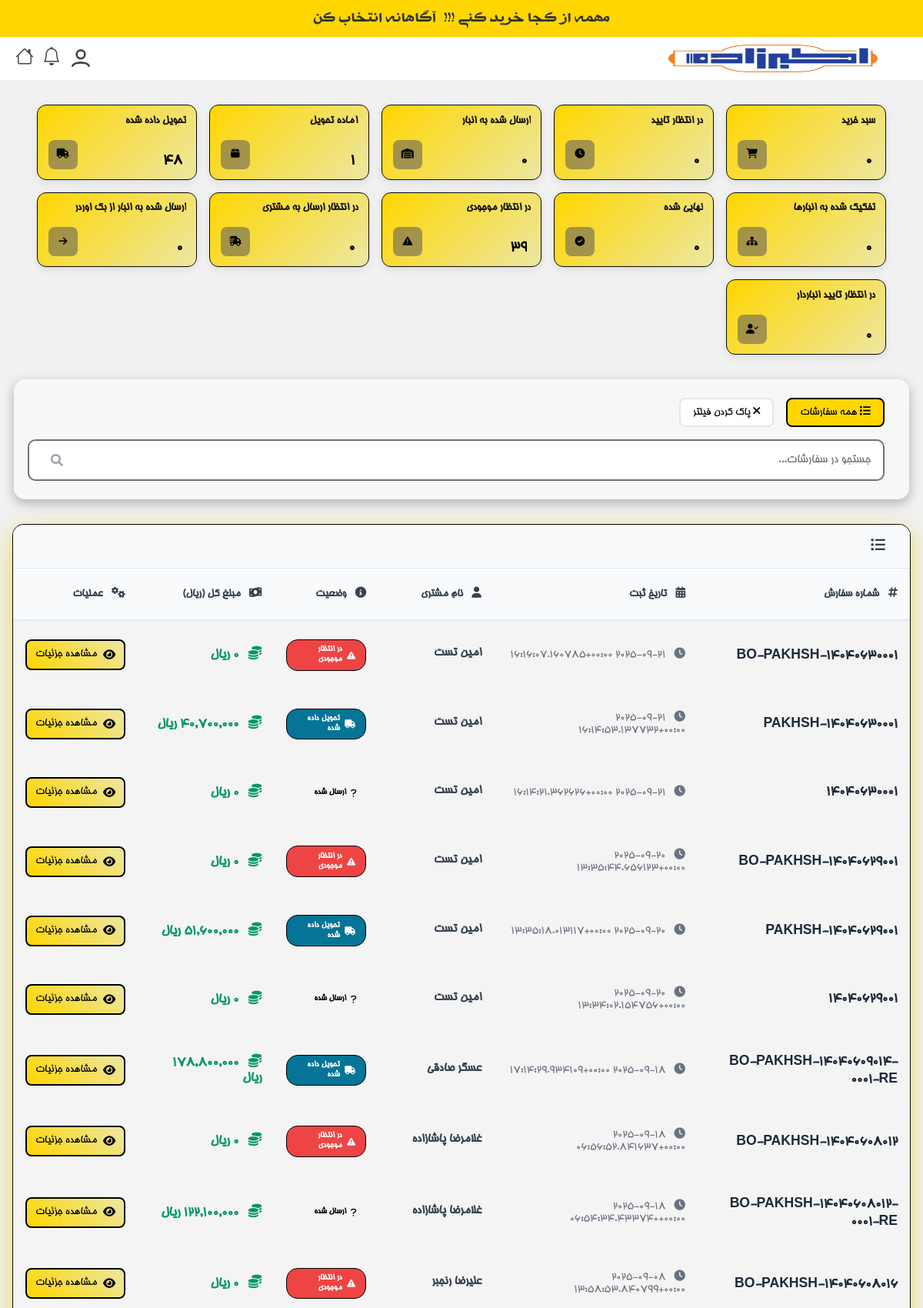
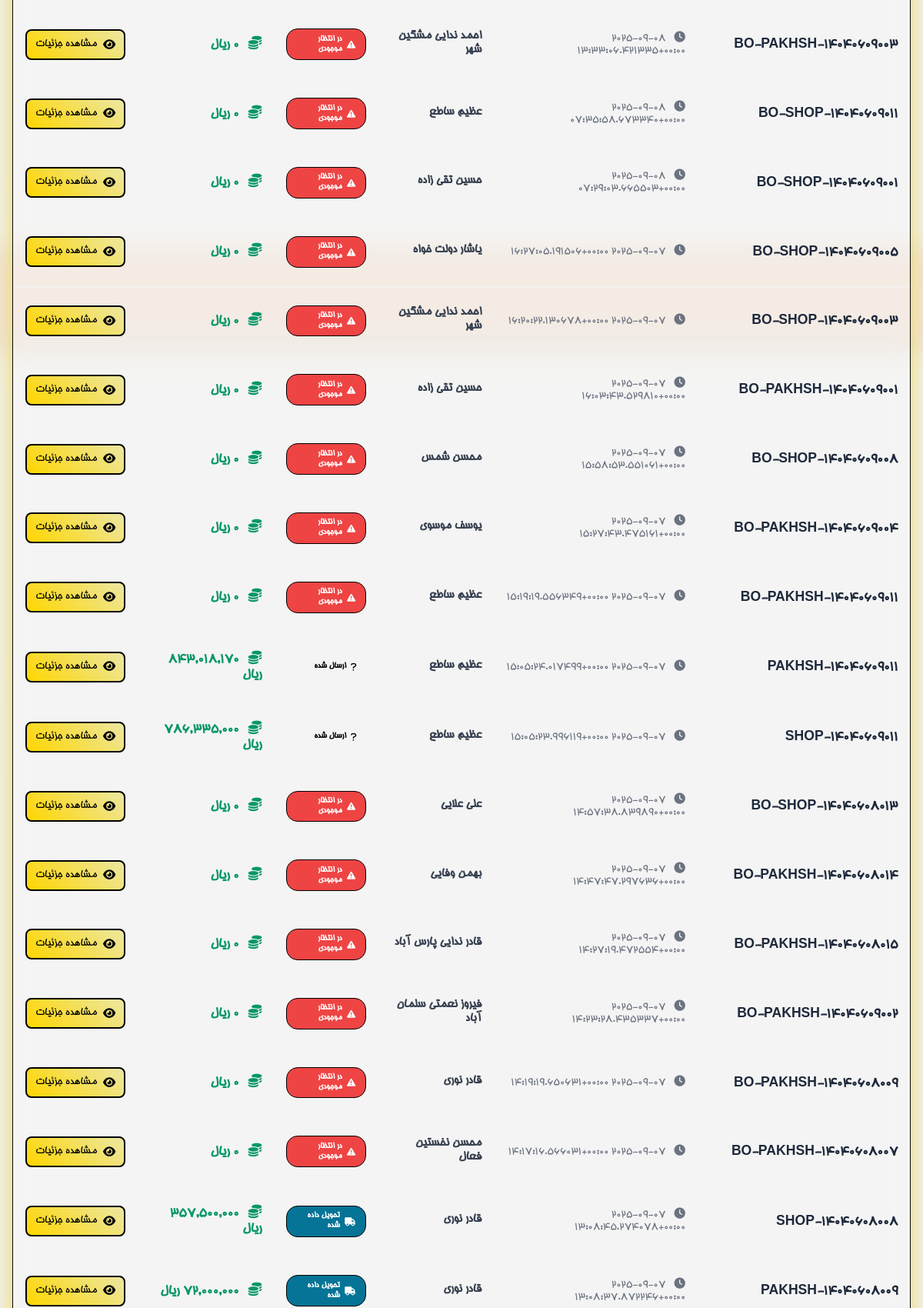
/order/ (signed in, upper part), run on the app's committed database (2 pictures, top to bottom).
### products/models.py (models this page shows, shortened)
class Order(models.Model):
    STATUS_CHOICES = [
        ('cart', 'سبد خرید'),
        ('pending', 'در انتظار تأیید'),
        ('warehouse', 'ارسال شده به انبار'),
        ('ready', 'آماده تحویل'),
        ('delivered', 'تحویل داده شده'),
        ('parent', 'تفکیک شده به انبارها'),
        ('completed', 'نهایی شده'),
        ('backorder', 'در انتظار موجودی'),
        ('waiting_for_customer_shipment', 'در انتظار ارسال به مشتری'),
        ('sent_to_warehouse', ' ارسال شده به انبار از بک اوردر'),
        ('waiting_for_warehouse_confirmation', 'در انتظار تایید انباردار'),
        ('shipped', 'ارسال شده'),
    ]
    order_number = models.CharField(
        max_length=100,
        unique=True,
        verbose_name="شماره درخواست",
        blank=True,
        null=True
    )
    document_number = models.CharField(
        max_length=100,
        blank=True,
        null=True,
        verbose_name="شماره سند"
    )
    package_count = models.PositiveIntegerField(
        default=0,
        null=True,
        blank=True,
        verbose_name="تعداد بسته"
    )
    courier = models.ForeignKey(
        'Courier',
        on_delete=models.SET_NULL,
        null=True,
        blank=True,
        verbose_name="پیک"
    )
    courier_name = models.CharField(
        max_length=100,
        blank=True,
        null=True,
        verbose_name="نام پیک (منسوخ شده)"
    )
    visitor_name = models.CharField(max_length=100, verbose_name="نام ویزیتور")
    customer = models.ForeignKey(
        Customer,
        on_delete=models.PROTECT,   # پیشنهاد امنیتی: سفارش بدون مشتری باقی نماند
        verbose_name="مشتری"
    )
    created_at = models.DateTimeField(auto_now_add=True, verbose_name="تاریخ ثبت")
    updated_at = models.DateTimeField(auto_now=True, verbose_name="تاریخ به‌روزرسانی")
    payment_term = models.CharField(
        max_length=10,
        choices=Product.PAYMENT_TERMS_CHOICES,
        verbose_name="شرایط تسویه"
    )
    status = models.CharField(
        max_length=100,
        choices=STATUS_CHOICES,
        default='pending',
        verbose_name="وضعیت سفارش"
    )
    parent = models.ForeignKey(
        'self',
        on_delete=models.SET_NULL,
        null=True,
        blank=True,
        related_name='children',
        verbose_name="سفارش مادر (قدیمی)"
    )
    is_sub_order = models.BooleanField(default=False, verbose_name="آیا زیرسفارش است؟ (قدیمی)")
    parent_order = models.ForeignKey(
        'self',
        on_delete=models.SET_NULL,
        null=True,
        blank=True,
        related_name='sub_orders',
        verbose_name="سفارش والد (جدید)"
    )
    warehouse = models.ForeignKey(
        'Warehouse',
        null=True,
        blank=True,
        on_delete=models.SET_NULL,
        related_name='orders',
        verbose_name="انبار"
    )
    total_price = models.DecimalField(
        max_digits=100,
        decimal_places=0,
        default=0,
        verbose_name="جمع کل سفارش"
    )
    class Meta:
        constraints = [
            models.UniqueConstraint(
                fields=['document_number'],
                name='unique_document_number',
                condition=models.Q(document_number__isnull=False) & ~models.Q(document_number='')
            )
        ]

class Customer(models.Model):
    first_name = models.CharField(max_length=100, verbose_name="نام")
    last_name = models.CharField(max_length=100, verbose_name="نام خانوادگی")
    store_name = models.CharField(max_length=255, blank=True, null=True, verbose_name="نام فروشگاه")
    phone = models.CharField(max_length=20, blank=True, null=True, verbose_name="تلفن ثابت")
    mobile = models.CharField(
        max_length=20,
        unique=True,
        verbose_name="شماره موبایل",
        error_messages={
            'unique': 'مشتری دیگری با این شماره همراه قبلاً ثبت شده است.'
        }
    )
    province = models.ForeignKey(Province, on_delete=models.CASCADE, verbose_name="استان")
    county = models.ForeignKey(County, on_delete=models.CASCADE, verbose_name="شهرستان")
    address = models.TextField(blank=True, null=True, verbose_name="آدرس")
    created_by = models.ForeignKey(
        User, on_delete=models.SET_NULL, null=True, related_name='created_customers', verbose_name="ایجاد شده توسط"
    )
    user = models.OneToOneField(
        User, on_delete=models.SET_NULL, null=True, blank=True, related_name='customer_profile', verbose_name="کاربر مرتبط"
    )
    created_at = models.DateTimeField(auto_now_add=True, verbose_name="تاریخ ایجاد")
    class Meta:
        verbose_name = "مشتری"
        verbose_name_plural = "مشتریان"

### products/views.py (the view)
# urls.py: path('order/', views.order_list_view, name='order'),  # صفحه لیست سفارش‌ها
@login_required
def order_list_view(request):
    is_manager = request.user.groups.filter(name='مدیر').exists()
    if is_manager:
        orders = Order.objects.all().order_by('-created_at')
    else:
        orders = Order.objects.filter(visitor_name=request.user.username).order_by('-created_at')
    for order in orders:
        if order.status in ['pending', 'warehouse', 'parent']:
            order.total_price = sum(item.price * (item.requested_quantity or 0) for item in order.items.all())
        else:
            order.total_price = sum(item.price * (item.allocated_quantity or 0) for item in order.items.all())
    context = {
        'orders': orders,
        'is_manager': is_manager,
    }
    return render(request, 'products/order_list.html', context)

### products/templates/products/order_list.html (shortened to what this page needs)
{% extends 'products/base.html' %}
{% load static %}
{% load humanize %}
{% load custom_filters %}
{% block extra_css %}
<link href="https://cdnjs.cloudflare.com/ajax/libs/font-awesome/6.0.0/css/all.min.css" rel="stylesheet">
{% endblock %}
{% block content %}
    <div class="stats-section">
        <div class="stat-card stat-cart" data-status="cart">
            <div class="stat-content">
                <div class="stat-info">
                    <h3>سبد خرید</h3>
                    <p id="cart-count">0</p>
                </div>
                <div class="stat-icon">
                    <i class="fas fa-shopping-cart"></i>
                </div>
            </div>
        </div>
        <div class="stat-card stat-pending" data-status="pending">
            <div class="stat-content">
                <div class="stat-info">
                    <h3>در انتظار تأیید</h3>
                    <p id="pending-count">0</p>
                </div>
                <div class="stat-icon">
                    <i class="fas fa-clock"></i>
                </div>
            </div>
        </div>
        <div class="stat-card stat-warehouse" data-status="warehouse">
            <div class="stat-content">
                <div class="stat-info">
                    <h3>ارسال شده به انبار</h3>
                    <p id="warehouse-count">0</p>
                </div>
                <div class="stat-icon">
                    <i class="fas fa-warehouse"></i>
                </div>
            </div>
        </div>
        <div class="stat-card stat-ready" data-status="ready">
            <div class="stat-content">
                <div class="stat-info">
                    <h3>آماده تحویل</h3>
                    <p id="ready-count">0</p>
                </div>
                <div class="stat-icon">
                    <i class="fas fa-box"></i>
                </div>
            </div>
        </div>
        <div class="stat-card stat-delivered" data-status="delivered">
            <div class="stat-content">
                <div class="stat-info">
                    <h3>تحویل داده شده</h3>
                    <p id="delivered-count">0</p>
                </div>
                <div class="stat-icon">
                    <i class="fas fa-truck"></i>
                </div>
            </div>
        </div>
        <div class="stat-card stat-parent" data-status="parent">
            <div class="stat-content">
                <div class="stat-info">
                    <h3>تفکیک شده به انبارها</h3>
                    <p id="parent-count">0</p>
                </div>
                <div class="stat-icon">
                    <i class="fas fa-sitemap"></i>
                </div>
            </div>
        </div>
        <div class="stat-card stat-completed" data-status="completed">
            <div class="stat-content">
                <div class="stat-info">
                    <h3>نهایی شده</h3>
                    <p id="completed-count">0</p>
                </div>
                <div class="stat-icon">
                    <i class="fas fa-check-circle"></i>
                </div>
            </div>
        </div>
        <div class="stat-card stat-backorder" data-status="backorder">
            <div class="stat-content">
                <div class="stat-info">
                    <h3>در انتظار موجودی</h3>
                    <p id="backorder-count">0</p>
                </div>
                <div class="stat-icon">
                    <i class="fas fa-exclamation-triangle"></i>
                </div>
            </div>
        </div>
        <div class="stat-card stat-waiting_for_customer_shipment" data-status="waiting_for_customer_shipment">
            <div class="stat-content">
                <div class="stat-info">
                    <h3>در انتظار ارسال به مشتری</h3>
                    <p id="waiting_for_customer_shipment-count">0</p>
                </div>
                <div class="stat-icon">
                    <i class="fas fa-shipping-fast"></i>
                </div>
            </div>
        </div>
        <div class="stat-card stat-sent_to_warehouse" data-status="sent_to_warehouse">
            <div class="stat-content">
                <div class="stat-info">
                    <h3>ارسال شده به انبار از بک اوردر</h3>
                    <p id="sent_to_warehouse-count">0</p>
                </div>
                <div class="stat-icon">
                    <i class="fas fa-arrow-right"></i>
                </div>
            </div>
        </div>
        <div class="stat-card stat-waiting_for_warehouse_confirmation" data-status="waiting_for_warehouse_confirmation">
            <div class="stat-content">
                <div class="stat-info">
                    <h3>در انتظار تایید انباردار</h3>
                    <p id="waiting_for_warehouse_confirmation-count">0</p>
                </div>
                <div class="stat-icon">
                    <i class="fas fa-user-check"></i>
                </div>
            </div>
        </div>
    </div>
    <div class="search-section">
        <div class="filter-controls">
            <button class="filter-btn active" data-filter="all">
                <i class="fas fa-list"></i>
                همه سفارشات
            </button>
            <button class="filter-btn" id="clear-filter">
                <i class="fas fa-times"></i>
                پاک کردن فیلتر
            </button>
        </div>
        <div style="position: relative;">
            <input type="text" class="search-input" placeholder="جستجو در سفارشات..." id="searchInput">
            <i class="fas fa-search" style="position: absolute; left: 1rem; top: 50%; transform: translateY(-50%); color: #9ca3af;"></i>
        </div>
    </div>
    <div class="table-container">
        <div class="table-header">
            <h3 style="margin: 0; font-size: 1.2rem; font-weight: 600; color: #374151;">
                <i class="fas fa-list-ul" style="margin-left: 0.5rem;"></i>
            </h3>
        </div>
        <div class="table-responsive">
            <table class="modern-table">
                <thead>
                    <tr>
                        <th>
                            <i class="fas fa-hashtag" style="margin-left: 0.5rem;"></i>
                            شماره سفارش
                        </th>
                        <th>
                            <i class="fas fa-calendar-alt" style="margin-left: 0.5rem;"></i>
                            تاریخ ثبت
                        </th>
                        <th>
                            <i class="fas fa-user" style="margin-left: 0.5rem;"></i>
                            نام مشتری
                        </th>
                        <th>
                            <i class="fas fa-info-circle" style="margin-left: 0.5rem;"></i>
                            وضعیت
                        </th>
                        <th>
                            <i class="fas fa-money-bill-wave" style="margin-left: 0.5rem;"></i>
                            مبلغ کل (ریال)
                        </th>
                        <th>
                            <i class="fas fa-cogs" style="margin-left: 0.5rem;"></i>
                            عملیات
                        </th>
                    </tr>
                </thead>
                <tbody>
                    {% for order in orders %}
                    <tr data-status="{{ order.status }}">
                        <td>
                            <div class="order-number">
                                {{ order.order_number|default:order.id }}
                            </div>
                        </td>
                        <td>
                            <div class="date-time">
                                <i class="fas fa-clock" style="margin-left: 0.5rem;"></i>
                                {{ order.created_at|jformat:"%H:%M - %Y/%m/%d" }}
                            </div>
                        </td>
                        <td>
                            <div class="customer-name">
                                {{ order.customer.first_name }} {{ order.customer.last_name }}
                            </div>
                        </td>
                        <td>
                            <span class="status-badge status-{{ order.status }}">
                                {% if order.status == 'cart' %}
                                    <i class="fas fa-shopping-cart"></i>
                                {% elif order.status == 'pending' %}
                                    <i class="fas fa-clock"></i>
                                {% elif order.status == 'warehouse' %}
                                    <i class="fas fa-warehouse"></i>
                                {% elif order.status == 'ready' %}
                                    <i class="fas fa-box"></i>
                                {% elif order.status == 'delivered' %}
                                    <i class="fas fa-truck"></i>
                                {% elif order.status == 'parent' %}
                                    <i class="fas fa-sitemap"></i>
                                {% elif order.status == 'completed' %}
                                    <i class="fas fa-check-circle"></i>
                                {% elif order.status == 'backorder' %}
                                    <i class="fas fa-exclamation-triangle"></i>
                                {% elif order.status == 'waiting_for_customer_shipment' %}
                                    <i class="fas fa-shipping-fast"></i>
                                {% elif order.status == 'sent_to_warehouse' %}
                                    <i class="fas fa-arrow-right"></i>
                                {% elif order.status == 'waiting_for_warehouse_confirmation' %}
                                    <i class="fas fa-user-check"></i>
                                {% else %}
                                    <i class="fas fa-question"></i>
                                {% endif %}
                                {{ order.get_status_display }}
                            </span>
                        </td>
                        <td>
                            <div class="price-amount">
                                <i class="fas fa-coins" style="margin-left: 0.5rem;"></i>
                                {{ order.total_price|intcomma }} ریال
                            </div>
                        </td>
                        <td>
                            <a href="{% url 'products:order_detail_view' order.id %}" class="action-btn">
                                <i class="fas fa-eye"></i>
                                مشاهده جزئیات
                            </a>
                        </td>
                    </tr>
                    {% endfor %}
                </tbody>
            </table>
        </div>
    </div>
</div>
{% endblock content %}

### data on the page
Order: order_number "BO-PAKHSH-14040630001", created_at|jformat "2025-09-21 16:16:07.160785+00:00", customer.first_name "امین", customer.last_name "تست", status "در انتظار موجودی", total_price "0"
Order: order_number "PAKHSH-14040630001", created_at|jformat "2025-09-21 16:14:53.137732+00:00", customer.first_name "امین", customer.last_name "تست", status "تحویل داده شده", total_price "40,700,000"
Order: order_number "14040630001", created_at|jformat "2025-09-21 16:14:21.362626+00:00", customer.first_name "امین", customer.last_name "تست", status "ارسال شده", total_price "0"
Order: order_number "BO-PAKHSH-14040629001", created_at|jformat "2025-09-20 13:35:44.656123+00:00", customer.first_name "امین", customer.last_name "تست", status "در انتظار موجودی", total_price "0"
Order: order_number "PAKHSH-14040629001", created_at|jformat "2025-09-20 13:35:18.013117+00:00", customer.first_name "امین", customer.last_name "تست", status "تحویل داده شده", total_price "51,600,000"
Order: order_number "14040629001", created_at|jformat "2025-09-20 13:34:02.154756+00:00", customer.first_name "امین", customer.last_name "تست", status "ارسال شده", total_price "0"
Order: order_number "BO-PAKHSH-14040609014-0001-RE", created_at|jformat "2025-09-18 17:14:29.934109+00:00", customer.first_name "عسگر", customer.last_name "صادقی", status "تحویل داده شده", total_price "178,800,000"
Order: order_number "BO-PAKHSH-14040608012", created_at|jformat "2025-09-18 06:56:52.841637+00:00", customer.first_name "غلامرضا", customer.last_name "پاشازاده", status "در انتظار موجودی", total_price "0"
Order: order_number "BO-PAKHSH-14040608012-0001-RE", created_at|jformat "2025-09-18 06:54:34.433740+00:00", customer.first_name "غلامرضا", customer.last_name "پاشازاده", status "ارسال شده", total_price "122,100,000"
Order: order_number "BO-PAKHSH-14040608016", created_at|jformat "2025-09-08 13:58:53.840799+00:00", customer.first_name "علیرضا", customer.last_name "رنجبر", status "در انتظار موجودی", total_price "0"
Order: order_number "BO-PAKHSH-14040609003", created_at|jformat "2025-09-08 13:33:06.421335+00:00", customer.first_name "احمد", customer.last_name "ندایی مشگین شهر", status "در انتظار موجودی", total_price "0"
Order: order_number "BO-SHOP-14040609011", created_at|jformat "2025-09-08 07:35:58.673340+00:00", customer.first_name "عظیم", customer.last_name "ساطع", status "در انتظار موجودی", total_price "0"
Order: order_number "BO-SHOP-14040609001", created_at|jformat "2025-09-08 07:29:03.665503+00:00", customer.first_name "حسین", customer.last_name "تقی زاده", status "در انتظار موجودی", total_price "0"
Order: order_number "BO-SHOP-14040609005", created_at|jformat "2025-09-07 16:27:05.191506+00:00", customer.first_name "یاشار", customer.last_name "دولت خواه", status "در انتظار موجودی", total_price "0"
Order: order_number "BO-SHOP-14040609003", created_at|jformat "2025-09-07 16:20:22.130678+00:00", customer.first_name "احمد", customer.last_name "ندایی مشگین شهر", status "در انتظار موجودی", total_price "0"
Order: order_number "BO-PAKHSH-14040609001", created_at|jformat "2025-09-07 16:03:43.529810+00:00", customer.first_name "حسین", customer.last_name "تقی زاده", status "در انتظار موجودی", total_price "0"
Order: order_number "BO-SHOP-14040609008", created_at|jformat "2025-09-07 15:58:53.551061+00:00", customer.first_name "محسن", customer.last_name "شمس", status "در انتظار موجودی", total_price "0"
Order: order_number "BO-PAKHSH-14040609004", created_at|jformat "2025-09-07 15:27:43.475161+00:00", customer.first_name "یوسف", customer.last_name "موسوی", status "در انتظار موجودی", total_price "0"
Order: order_number "BO-PAKHSH-14040609011", created_at|jformat "2025-09-07 15:19:19.556349+00:00", customer.first_name "عظیم", customer.last_name "ساطع", status "در انتظار موجودی", total_price "0"
Order: order_number "PAKHSH-14040609011", created_at|jformat "2025-09-07 15:05:24.017499+00:00", customer.first_name "عظیم", customer.last_name "ساطع", status "ارسال شده", total_price "843,018,170"
Order: order_number "SHOP-14040609011", created_at|jformat "2025-09-07 15:05:23.996119+00:00", customer.first_name "عظیم", customer.last_name "ساطع", status "ارسال شده", total_price "786,335,000"
Order: order_number "BO-SHOP-14040608013", created_at|jformat "2025-09-07 14:57:38.839890+00:00", customer.first_name "علی", customer.last_name "علایی", status "در انتظار موجودی", total_price "0"
Order: order_number "BO-PAKHSH-14040608014", created_at|jformat "2025-09-07 14:47:47.297636+00:00", customer.first_name "بهمن", customer.last_name "وفایی", status "در انتظار موجودی", total_price "0"
Order: order_number "BO-PAKHSH-14040608015", created_at|jformat "2025-09-07 14:27:19.472554+00:00", customer.first_name "قادر", customer.last_name "ندایی پارس آباد", status "در انتظار موجودی", total_price "0"
Order: order_number "BO-PAKHSH-14040609002", created_at|jformat "2025-09-07 14:23:28.435337+00:00", customer.first_name "فیروز", customer.last_name "نعمتی سلمان آباد", status "در انتظار موجودی", total_price "0"
Order: order_number "BO-PAKHSH-14040608009", created_at|jformat "2025-09-07 14:19:19.650631+00:00", customer.first_name "قادر", customer.last_name "نوری", status "در انتظار موجودی", total_price "0"
Order: order_number "BO-PAKHSH-14040608007", created_at|jformat "2025-09-07 14:17:16.566031+00:00", customer.first_name "محسن", customer.last_name "نخستین فعال", status "در انتظار موجودی", total_price "0"
Order: order_number "SHOP-14040608008", created_at|jformat "2025-09-07 13:08:45.274078+00:00", customer.first_name "قادر", customer.last_name "نوری", status "تحویل داده شده", total_price "357,500,000"
Order: order_number "PAKHSH-14040608009", created_at|jformat "2025-09-07 13:08:37.872246+00:00", customer.first_name "قادر", customer.last_name "نوری", status "تحویل داده شده", total_price "72,000,000"
